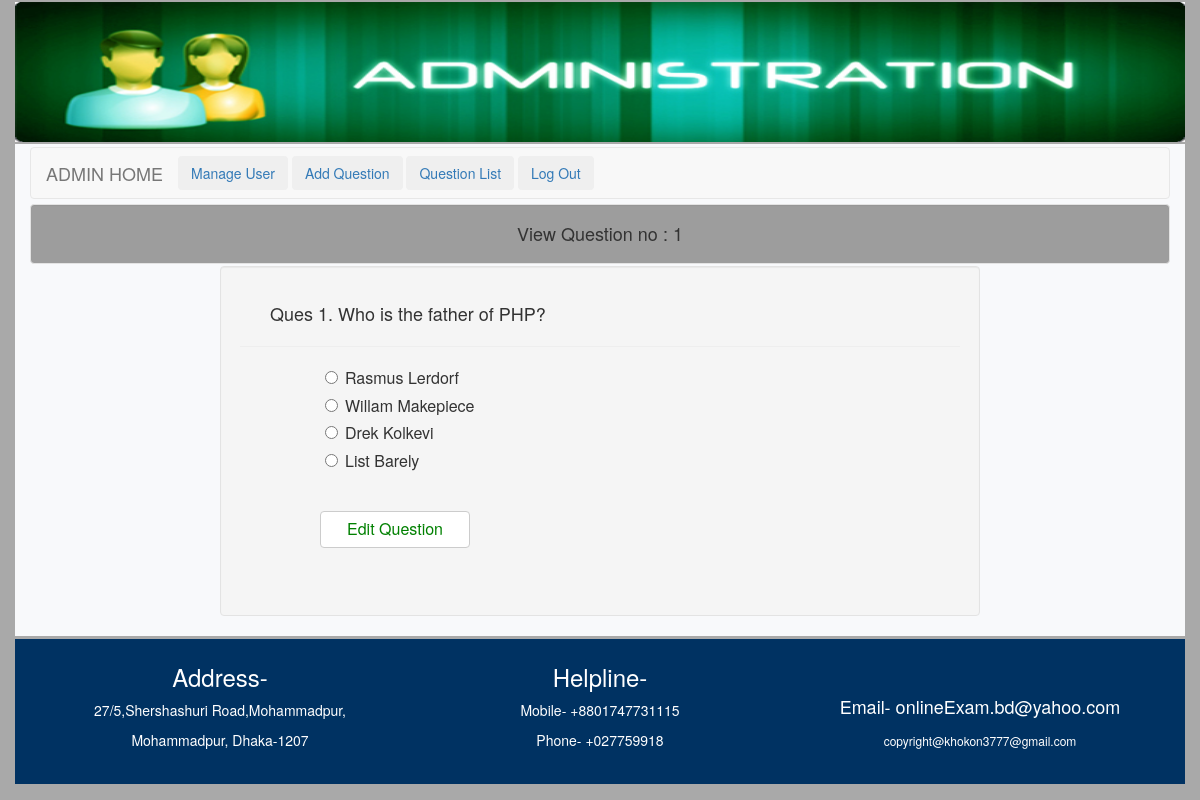
Page /admin/viewQues.php?viewq=1 (signed in) on the committed database.
### tables this page shows
CREATE TABLE `tbl_ques` (
  `id` int(11) NOT NULL,
  `Q_cat` varchar(10) NOT NULL,
  `quesno` int(11) NOT NULL,
  `ques` text NOT NULL
);

CREATE TABLE `tbl_ans` (
  `id` int(11) NOT NULL,
  `quesno` int(11) NOT NULL,
  `rightans` int(11) NOT NULL DEFAULT '0',
  `ans` text NOT NULL
);

### lib/Database.php (called while the page is built, shortened)
<?php
class Database{
	public $host = DB_HOST;
	public $user = DB_USER;
	public $pass = DB_PASS;
	public $dbname = DB_NAME;
	public $link;
	private function connectDB(){
		$this->link = new mysqli($this->host,$this->user,$this->pass,$this->dbname);
	}
	public function select($query){
		$result = $this->link->query($query) or die($this->link->error.__LINE__);
		if($result->num_rows>0){
			return $result;
		}else{
			return false;
		}
	}
}
?>

### classes/Exam.php (called while the page is built, shortened)
<?php
$filepath = realpath(dirname(__FILE__));
include_once ($filepath . '/../lib/Database.php');
class Exam {
    private $db;
    public function __construct() {
        $this->db = new Database();
    }
    public function getQuestionAdminView($number) {
        $query = "SELECT * FROM tbl_ques WHERE quesno = '$number'";
        $getdata = $this->db->select($query);
        $result = $getdata->fetch_assoc();
        return $result;
    }
    public function getAnswer($qnumber) {
        $query = "SELECT * FROM  tbl_ans WHERE quesno = '$qnumber'";
        $getdata = $this->db->select($query);
        return $getdata;
    }
}
?>

### admin/viewQues.php (the view)
<?php
$filepath = realpath(dirname(__FILE__));
include_once ($filepath . '/inc/adheader.php');
include_once ($filepath . '/../classes/Exam.php');
$exm = new Exam();
?>
<link rel="stylesheet" type="text/css" href="css/user.css">
<link rel="stylesheet" type="text/css" href="../css/styles.css">
<?php
if (isset($_GET['viewq'])) {
    $number = (int) $_GET['viewq'];
    $question = $exm->getQuestionAdminView($number);
}
?>
<!DOCTYPE html>
<html>
    <body style="background:#A9A9A9">
        <div class="container-fluid">
            <div class="container" style="min-height: 450px;background: #F8F9FB;margin-top: -3px;">
                <?php include 'inc/admenu.php'; ?>
                <h4 class="well" style="text-align: center;margin-top: -15px;background: #9d9d9d;"> View Question no : <?php echo $question['quesno']; ?></h4>
                <div class="col-sm-2" style="height: 350px;margin-top:-18px;"></div>
                <div class="col-lg-8 well" style="height: 350px;margin-top:-18px;">
                    <div class="question"> Ques <?php echo $question['quesno']; ?>. <?php echo $question['ques'] ?> </div><hr>
                    <form action="" method="POST">
                        <?php
                        $answer = $exm->getAnswer($number);
                        if ($answer) {
                            while ($result = $answer->fetch_assoc()) {
                                ?>
                                <div class="radio choice_ans">
                                    <label><input type="radio" name="ans" value="<?php echo $result['id']; ?>"><?php echo $result['ans']; ?></label>
                                </div>
                                <?php
                            }
                        }
                        ?>
                    </form>
                    <h3 style="padding-left: 80px;margin-top: 30px;"><a href="">
                            <a href="update.php?viewq=<?php echo $number;?>"><button class="btn  btn-default navbar-btn" style="font-size: 16px; width: 150px;color: green;"> Edit Question </button></a>
                    </h3>
                </div>
                <div class="col-sm-2" style="height: 350px;margin-top:-18px;"></div>
            </div>
        </div>
    </body>
    <?php include 'inc/footer.php'; ?>
</html>

### css/styles.css (style rules this page uses)
.question { height: 40px; padding-top: 15px; padding-left: 30px; font-style: bold; font-size: 18px; }
.choice_ans { font-size: 16px; margin-top: 10px; padding-left: 85px; }

### rows in the picture
tbl_ques: quesno "1", ques "Who is the father of PHP?"
tbl_ans: ans "Rasmus Lerdorf"
tbl_ans: ans "Willam Makepiece"
tbl_ans: ans "Drek Kolkevi"
tbl_ans: ans "List Barely"
